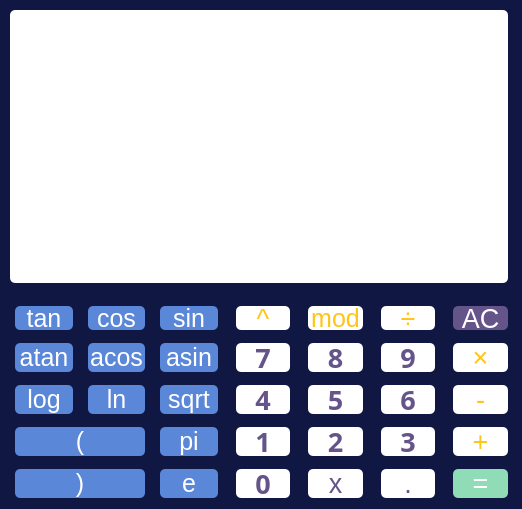
<?xml version="1.0" encoding="UTF-8"?>
<ui version="4.0">
 <class>MainWindow</class>
 <widget class="QMainWindow" name="MainWindow">
  <property name="geometry">
   <rect>
    <x>0</x>
    <y>0</y>
    <width>522</width>
    <height>509</height>
   </rect>
  </property>
  <property name="sizePolicy">
   <sizepolicy hsizetype="Maximum" vsizetype="Maximum">
    <horstretch>0</horstretch>
    <verstretch>0</verstretch>
   </sizepolicy>
  </property>
  <property name="minimumSize">
   <size>
    <width>522</width>
    <height>509</height>
   </size>
  </property>
  <property name="maximumSize">
   <size>
    <width>522</width>
    <height>509</height>
   </size>
  </property>
  <property name="windowTitle">
   <string>MainWindow</string>
  </property>
  <property name="styleSheet">
   <string notr="true">background-color:rgb(16, 23, 67);
</string>
  </property>
  <widget class="QWidget" name="centralwidget">
   <widget class="QPushButton" name="pushButton_rigth_bracket">
    <property name="geometry">
     <rect>
      <x>10</x>
      <y>466</y>
      <width>135</width>
      <height>32</height>
     </rect>
    </property>
    <property name="sizePolicy">
     <sizepolicy hsizetype="MinimumExpanding" vsizetype="Minimum">
      <horstretch>0</horstretch>
      <verstretch>0</verstretch>
     </sizepolicy>
    </property>
    <property name="font">
     <font>
      <pointsize>19</pointsize>
     </font>
    </property>
    <property name="mouseTracking">
     <bool>false</bool>
    </property>
    <property name="tabletTracking">
     <bool>false</bool>
    </property>
    <property name="focusPolicy">
     <enum>Qt::ClickFocus</enum>
    </property>
    <property name="toolTipDuration">
     <number>-1</number>
    </property>
    <property name="layoutDirection">
     <enum>Qt::LeftToRight</enum>
    </property>
    <property name="styleSheet">
     <string notr="true">QPushButton {
	color: white;
	background-color: rgb(91, 135, 216);	
	margin-top: 3px;
	margin-left: 5px;
	border-radius: 5px;
}

QPushButton:pressed {
	background-color: qlineargradient(x1:0, y1:0, x2:0, y2:1, stop: 0 #50658B, stop: 1 #5b87d8);
}</string>
    </property>
    <property name="text">
     <string>)</string>
    </property>
   </widget>
   <widget class="QPushButton" name="pushButton_mod">
    <property name="geometry">
     <rect>
      <x>300</x>
      <y>303</y>
      <width>63</width>
      <height>27</height>
     </rect>
    </property>
    <property name="sizePolicy">
     <sizepolicy hsizetype="MinimumExpanding" vsizetype="Minimum">
      <horstretch>0</horstretch>
      <verstretch>0</verstretch>
     </sizepolicy>
    </property>
    <property name="font">
     <font>
      <pointsize>19</pointsize>
     </font>
    </property>
    <property name="mouseTracking">
     <bool>false</bool>
    </property>
    <property name="tabletTracking">
     <bool>false</bool>
    </property>
    <property name="focusPolicy">
     <enum>Qt::ClickFocus</enum>
    </property>
    <property name="toolTipDuration">
     <number>-1</number>
    </property>
    <property name="layoutDirection">
     <enum>Qt::LeftToRight</enum>
    </property>
    <property name="styleSheet">
     <string notr="true">QPushButton {
	color: rgb(255, 196, 26);
	background-color: white;	
	margin-top: 3px;
	margin-left: 8px;
	border-radius: 5px;
}

QPushButton:pressed {
	background-color: qlineargradient(x1:0, y1:0, x2:0, y2:1, stop: 0 #dadbde, stop: 1 #f6f7fa);
}
</string>
    </property>
    <property name="text">
     <string>mod</string>
    </property>
   </widget>
   <widget class="QLabel" name="label">
    <property name="geometry">
     <rect>
      <x>10</x>
      <y>10</y>
      <width>498</width>
      <height>283</height>
     </rect>
    </property>
    <property name="sizePolicy">
     <sizepolicy hsizetype="Expanding" vsizetype="MinimumExpanding">
      <horstretch>0</horstretch>
      <verstretch>0</verstretch>
     </sizepolicy>
    </property>
    <property name="font">
     <font>
      <pointsize>30</pointsize>
      <bold>true</bold>
     </font>
    </property>
    <property name="layoutDirection">
     <enum>Qt::LeftToRight</enum>
    </property>
    <property name="styleSheet">
     <string notr="true">border-radius: 5px;
background-color: rgb(255, 255, 255);
margin-bottom:10px;
color: rgb(0, 0, 0);
</string>
    </property>
    <property name="text">
     <string/>
    </property>
    <property name="alignment">
     <set>Qt::AlignRight|Qt::AlignTrailing|Qt::AlignVCenter</set>
    </property>
   </widget>
   <widget class="QPushButton" name="pushButton_sin">
    <property name="geometry">
     <rect>
      <x>155</x>
      <y>303</y>
      <width>63</width>
      <height>27</height>
     </rect>
    </property>
    <property name="sizePolicy">
     <sizepolicy hsizetype="MinimumExpanding" vsizetype="Minimum">
      <horstretch>0</horstretch>
      <verstretch>0</verstretch>
     </sizepolicy>
    </property>
    <property name="font">
     <font>
      <pointsize>19</pointsize>
     </font>
    </property>
    <property name="mouseTracking">
     <bool>false</bool>
    </property>
    <property name="tabletTracking">
     <bool>false</bool>
    </property>
    <property name="focusPolicy">
     <enum>Qt::ClickFocus</enum>
    </property>
    <property name="toolTipDuration">
     <number>-1</number>
    </property>
    <property name="layoutDirection">
     <enum>Qt::LeftToRight</enum>
    </property>
    <property name="styleSheet">
     <string notr="true">QPushButton {
	color: white;
	background-color: rgb(91, 135, 216);	
	margin-top: 3px;
	margin-left: 5px;
	border-radius: 5px;
}

QPushButton:pressed {
	background-color: qlineargradient(x1:0, y1:0, x2:0, y2:1, stop: 0 #50658B, stop: 1 #5b87d8);
}</string>
    </property>
    <property name="text">
     <string>sin</string>
    </property>
   </widget>
   <widget class="QPushButton" name="pushButton_tan">
    <property name="geometry">
     <rect>
      <x>10</x>
      <y>303</y>
      <width>63</width>
      <height>27</height>
     </rect>
    </property>
    <property name="sizePolicy">
     <sizepolicy hsizetype="MinimumExpanding" vsizetype="Minimum">
      <horstretch>0</horstretch>
      <verstretch>0</verstretch>
     </sizepolicy>
    </property>
    <property name="font">
     <font>
      <pointsize>19</pointsize>
     </font>
    </property>
    <property name="mouseTracking">
     <bool>false</bool>
    </property>
    <property name="tabletTracking">
     <bool>false</bool>
    </property>
    <property name="focusPolicy">
     <enum>Qt::ClickFocus</enum>
    </property>
    <property name="toolTipDuration">
     <number>-1</number>
    </property>
    <property name="layoutDirection">
     <enum>Qt::LeftToRight</enum>
    </property>
    <property name="styleSheet">
     <string notr="true">QPushButton {
	color: white;
	background-color: rgb(91, 135, 216);	
	margin-top: 3px;
	margin-left: 5px;
	border-radius: 5px;
}

QPushButton:pressed {
	background-color: qlineargradient(x1:0, y1:0, x2:0, y2:1, stop: 0 #50658B, stop: 1 #5b87d8);
}</string>
    </property>
    <property name="text">
     <string>tan</string>
    </property>
   </widget>
   <widget class="QPushButton" name="pushButton_log">
    <property name="geometry">
     <rect>
      <x>10</x>
      <y>382</y>
      <width>63</width>
      <height>32</height>
     </rect>
    </property>
    <property name="sizePolicy">
     <sizepolicy hsizetype="MinimumExpanding" vsizetype="Minimum">
      <horstretch>0</horstretch>
      <verstretch>0</verstretch>
     </sizepolicy>
    </property>
    <property name="font">
     <font>
      <pointsize>19</pointsize>
     </font>
    </property>
    <property name="mouseTracking">
     <bool>false</bool>
    </property>
    <property name="tabletTracking">
     <bool>false</bool>
    </property>
    <property name="focusPolicy">
     <enum>Qt::ClickFocus</enum>
    </property>
    <property name="toolTipDuration">
     <number>-1</number>
    </property>
    <property name="layoutDirection">
     <enum>Qt::LeftToRight</enum>
    </property>
    <property name="styleSheet">
     <string notr="true">QPushButton {
	color: white;
	background-color: rgb(91, 135, 216);	
	margin-top: 3px;
	margin-left: 5px;
	border-radius: 5px;
}

QPushButton:pressed {
	background-color: qlineargradient(x1:0, y1:0, x2:0, y2:1, stop: 0 #50658B, stop: 1 #5b87d8);
}</string>
    </property>
    <property name="text">
     <string>log</string>
    </property>
   </widget>
   <widget class="QPushButton" name="pushButton_minus">
    <property name="geometry">
     <rect>
      <x>445</x>
      <y>382</y>
      <width>63</width>
      <height>32</height>
     </rect>
    </property>
    <property name="sizePolicy">
     <sizepolicy hsizetype="MinimumExpanding" vsizetype="Minimum">
      <horstretch>0</horstretch>
      <verstretch>0</verstretch>
     </sizepolicy>
    </property>
    <property name="font">
     <font>
      <pointsize>20</pointsize>
     </font>
    </property>
    <property name="mouseTracking">
     <bool>false</bool>
    </property>
    <property name="tabletTracking">
     <bool>false</bool>
    </property>
    <property name="focusPolicy">
     <enum>Qt::ClickFocus</enum>
    </property>
    <property name="toolTipDuration">
     <number>-1</number>
    </property>
    <property name="layoutDirection">
     <enum>Qt::LeftToRight</enum>
    </property>
    <property name="styleSheet">
     <string notr="true">QPushButton {
	color: rgb(255, 196, 26);
	background-color: white;	
	margin-top: 3px;
	margin-left: 8px;
	border-radius: 5px;
}

QPushButton:pressed {
	background-color: qlineargradient(x1:0, y1:0, x2:0, y2:1, stop: 0 #dadbde, stop: 1 #f6f7fa);
}
</string>
    </property>
    <property name="text">
     <string>-</string>
    </property>
   </widget>
   <widget class="QPushButton" name="pushButton_left_bracket">
    <property name="geometry">
     <rect>
      <x>10</x>
      <y>424</y>
      <width>135</width>
      <height>32</height>
     </rect>
    </property>
    <property name="sizePolicy">
     <sizepolicy hsizetype="MinimumExpanding" vsizetype="Minimum">
      <horstretch>0</horstretch>
      <verstretch>0</verstretch>
     </sizepolicy>
    </property>
    <property name="font">
     <font>
      <pointsize>19</pointsize>
     </font>
    </property>
    <property name="mouseTracking">
     <bool>false</bool>
    </property>
    <property name="tabletTracking">
     <bool>false</bool>
    </property>
    <property name="focusPolicy">
     <enum>Qt::ClickFocus</enum>
    </property>
    <property name="toolTipDuration">
     <number>-1</number>
    </property>
    <property name="layoutDirection">
     <enum>Qt::LeftToRight</enum>
    </property>
    <property name="styleSheet">
     <string notr="true">QPushButton {
	color: white;
	background-color: rgb(91, 135, 216);	
	margin-top: 3px;
	margin-left: 5px;
	border-radius: 5px;
}

QPushButton:pressed {
	background-color: qlineargradient(x1:0, y1:0, x2:0, y2:1, stop: 0 #50658B, stop: 1 #5b87d8);
}</string>
    </property>
    <property name="text">
     <string>(</string>
    </property>
   </widget>
   <widget class="QPushButton" name="pushButton_cos">
    <property name="geometry">
     <rect>
      <x>83</x>
      <y>303</y>
      <width>62</width>
      <height>27</height>
     </rect>
    </property>
    <property name="sizePolicy">
     <sizepolicy hsizetype="MinimumExpanding" vsizetype="Minimum">
      <horstretch>0</horstretch>
      <verstretch>0</verstretch>
     </sizepolicy>
    </property>
    <property name="font">
     <font>
      <pointsize>19</pointsize>
     </font>
    </property>
    <property name="mouseTracking">
     <bool>false</bool>
    </property>
    <property name="tabletTracking">
     <bool>false</bool>
    </property>
    <property name="focusPolicy">
     <enum>Qt::ClickFocus</enum>
    </property>
    <property name="toolTipDuration">
     <number>-1</number>
    </property>
    <property name="layoutDirection">
     <enum>Qt::LeftToRight</enum>
    </property>
    <property name="styleSheet">
     <string notr="true">QPushButton {
	color: white;
	background-color: rgb(91, 135, 216);	
	margin-top: 3px;
	margin-left: 5px;
	border-radius: 5px;
}

QPushButton:pressed {
	background-color: qlineargradient(x1:0, y1:0, x2:0, y2:1, stop: 0 #50658B, stop: 1 #5b87d8);
}</string>
    </property>
    <property name="text">
     <string>cos</string>
    </property>
   </widget>
   <widget class="QPushButton" name="pushButton_div">
    <property name="geometry">
     <rect>
      <x>373</x>
      <y>303</y>
      <width>62</width>
      <height>27</height>
     </rect>
    </property>
    <property name="sizePolicy">
     <sizepolicy hsizetype="MinimumExpanding" vsizetype="Minimum">
      <horstretch>0</horstretch>
      <verstretch>0</verstretch>
     </sizepolicy>
    </property>
    <property name="font">
     <font>
      <pointsize>20</pointsize>
     </font>
    </property>
    <property name="mouseTracking">
     <bool>false</bool>
    </property>
    <property name="tabletTracking">
     <bool>false</bool>
    </property>
    <property name="focusPolicy">
     <enum>Qt::ClickFocus</enum>
    </property>
    <property name="toolTipDuration">
     <number>-1</number>
    </property>
    <property name="layoutDirection">
     <enum>Qt::LeftToRight</enum>
    </property>
    <property name="styleSheet">
     <string notr="true">QPushButton {
	color: rgb(255, 196, 26);
	background-color: white;	
	margin-top: 3px;
	margin-left: 8px;
	border-radius: 5px;
}

QPushButton:pressed {
	background-color: qlineargradient(x1:0, y1:0, x2:0, y2:1, stop: 0 #dadbde, stop: 1 #f6f7fa);
}
</string>
    </property>
    <property name="text">
     <string>÷</string>
    </property>
   </widget>
   <widget class="QPushButton" name="pushButton_acos">
    <property name="geometry">
     <rect>
      <x>83</x>
      <y>340</y>
      <width>62</width>
      <height>32</height>
     </rect>
    </property>
    <property name="sizePolicy">
     <sizepolicy hsizetype="MinimumExpanding" vsizetype="Minimum">
      <horstretch>0</horstretch>
      <verstretch>0</verstretch>
     </sizepolicy>
    </property>
    <property name="font">
     <font>
      <pointsize>19</pointsize>
     </font>
    </property>
    <property name="mouseTracking">
     <bool>false</bool>
    </property>
    <property name="tabletTracking">
     <bool>false</bool>
    </property>
    <property name="focusPolicy">
     <enum>Qt::ClickFocus</enum>
    </property>
    <property name="toolTipDuration">
     <number>-1</number>
    </property>
    <property name="layoutDirection">
     <enum>Qt::LeftToRight</enum>
    </property>
    <property name="styleSheet">
     <string notr="true">QPushButton {
	color: white;
	background-color: rgb(91, 135, 216);	
	margin-top: 3px;
	margin-left: 5px;
	border-radius: 5px;
}

QPushButton:pressed {
	background-color: qlineargradient(x1:0, y1:0, x2:0, y2:1, stop: 0 #50658B, stop: 1 #5b87d8);
}</string>
    </property>
    <property name="text">
     <string>acos</string>
    </property>
   </widget>
   <widget class="QPushButton" name="pushButton_dot">
    <property name="geometry">
     <rect>
      <x>373</x>
      <y>466</y>
      <width>62</width>
      <height>32</height>
     </rect>
    </property>
    <property name="sizePolicy">
     <sizepolicy hsizetype="MinimumExpanding" vsizetype="Minimum">
      <horstretch>0</horstretch>
      <verstretch>0</verstretch>
     </sizepolicy>
    </property>
    <property name="font">
     <font>
      <pointsize>20</pointsize>
     </font>
    </property>
    <property name="mouseTracking">
     <bool>false</bool>
    </property>
    <property name="tabletTracking">
     <bool>false</bool>
    </property>
    <property name="focusPolicy">
     <enum>Qt::ClickFocus</enum>
    </property>
    <property name="toolTipDuration">
     <number>-1</number>
    </property>
    <property name="layoutDirection">
     <enum>Qt::LeftToRight</enum>
    </property>
    <property name="styleSheet">
     <string notr="true">QPushButton {
	color: rgb(100, 84, 138);
	background-color: white;		
	margin-top: 3px;
	margin-left: 8px;
	border-radius: 5px;
}

QPushButton:pressed {
	background-color: qlineargradient(x1:0, y1:0, x2:0, y2:1, stop: 0 #dadbde, stop: 1 #f6f7fa);
}
</string>
    </property>
    <property name="text">
     <string>.</string>
    </property>
   </widget>
   <widget class="QPushButton" name="pushButton_x">
    <property name="geometry">
     <rect>
      <x>300</x>
      <y>466</y>
      <width>63</width>
      <height>32</height>
     </rect>
    </property>
    <property name="sizePolicy">
     <sizepolicy hsizetype="MinimumExpanding" vsizetype="Minimum">
      <horstretch>0</horstretch>
      <verstretch>0</verstretch>
     </sizepolicy>
    </property>
    <property name="font">
     <font>
      <pointsize>20</pointsize>
     </font>
    </property>
    <property name="mouseTracking">
     <bool>false</bool>
    </property>
    <property name="tabletTracking">
     <bool>false</bool>
    </property>
    <property name="focusPolicy">
     <enum>Qt::ClickFocus</enum>
    </property>
    <property name="toolTipDuration">
     <number>-1</number>
    </property>
    <property name="layoutDirection">
     <enum>Qt::LeftToRight</enum>
    </property>
    <property name="styleSheet">
     <string notr="true">QPushButton {
	color: rgb(100, 84, 138);
	background-color: white;		
	margin-top: 3px;
	margin-left: 8px;
	border-radius: 5px;
}

QPushButton:pressed {
	background-color: qlineargradient(x1:0, y1:0, x2:0, y2:1, stop: 0 #dadbde, stop: 1 #f6f7fa);
}
</string>
    </property>
    <property name="text">
     <string>x</string>
    </property>
   </widget>
   <widget class="QPushButton" name="pushButton_2">
    <property name="geometry">
     <rect>
      <x>300</x>
      <y>424</y>
      <width>63</width>
      <height>32</height>
     </rect>
    </property>
    <property name="sizePolicy">
     <sizepolicy hsizetype="MinimumExpanding" vsizetype="Minimum">
      <horstretch>0</horstretch>
      <verstretch>0</verstretch>
     </sizepolicy>
    </property>
    <property name="font">
     <font>
      <family>.Noto Sans Universal</family>
      <pointsize>20</pointsize>
      <italic>false</italic>
      <bold>true</bold>
      <underline>false</underline>
      <strikeout>false</strikeout>
     </font>
    </property>
    <property name="mouseTracking">
     <bool>false</bool>
    </property>
    <property name="tabletTracking">
     <bool>false</bool>
    </property>
    <property name="focusPolicy">
     <enum>Qt::ClickFocus</enum>
    </property>
    <property name="toolTipDuration">
     <number>-1</number>
    </property>
    <property name="layoutDirection">
     <enum>Qt::LeftToRight</enum>
    </property>
    <property name="styleSheet">
     <string notr="true">QPushButton {
	color: rgb(100, 84, 138);
	background-color: white;		
	margin-top: 3px;
	margin-left: 8px;
	border-radius: 5px;
}

QPushButton:pressed {
	background-color: qlineargradient(x1:0, y1:0, x2:0, y2:1, stop: 0 #dadbde, stop: 1 #f6f7fa);
}
</string>
    </property>
    <property name="text">
     <string>2</string>
    </property>
   </widget>
   <widget class="QPushButton" name="pushButton_1">
    <property name="geometry">
     <rect>
      <x>228</x>
      <y>424</y>
      <width>62</width>
      <height>32</height>
     </rect>
    </property>
    <property name="sizePolicy">
     <sizepolicy hsizetype="MinimumExpanding" vsizetype="Minimum">
      <horstretch>0</horstretch>
      <verstretch>0</verstretch>
     </sizepolicy>
    </property>
    <property name="font">
     <font>
      <family>.Noto Sans Universal</family>
      <pointsize>20</pointsize>
      <italic>false</italic>
      <bold>true</bold>
      <underline>false</underline>
      <strikeout>false</strikeout>
     </font>
    </property>
    <property name="mouseTracking">
     <bool>false</bool>
    </property>
    <property name="tabletTracking">
     <bool>false</bool>
    </property>
    <property name="focusPolicy">
     <enum>Qt::ClickFocus</enum>
    </property>
    <property name="toolTipDuration">
     <number>-1</number>
    </property>
    <property name="layoutDirection">
     <enum>Qt::LeftToRight</enum>
    </property>
    <property name="styleSheet">
     <string notr="true">QPushButton {
	color: rgb(100, 84, 138);
	background-color: white;		
	margin-top: 3px;
	margin-left: 8px;
	border-radius: 5px;
}

QPushButton:pressed {
	background-color: qlineargradient(x1:0, y1:0, x2:0, y2:1, stop: 0 #dadbde, stop: 1 #f6f7fa);
}
</string>
    </property>
    <property name="text">
     <string>1</string>
    </property>
   </widget>
   <widget class="QPushButton" name="pushButton_7">
    <property name="geometry">
     <rect>
      <x>228</x>
      <y>340</y>
      <width>62</width>
      <height>32</height>
     </rect>
    </property>
    <property name="sizePolicy">
     <sizepolicy hsizetype="MinimumExpanding" vsizetype="Minimum">
      <horstretch>0</horstretch>
      <verstretch>0</verstretch>
     </sizepolicy>
    </property>
    <property name="font">
     <font>
      <family>.Noto Sans Universal</family>
      <pointsize>20</pointsize>
      <italic>false</italic>
      <bold>true</bold>
      <underline>false</underline>
      <strikeout>false</strikeout>
     </font>
    </property>
    <property name="mouseTracking">
     <bool>false</bool>
    </property>
    <property name="tabletTracking">
     <bool>false</bool>
    </property>
    <property name="focusPolicy">
     <enum>Qt::ClickFocus</enum>
    </property>
    <property name="toolTipDuration">
     <number>-1</number>
    </property>
    <property name="layoutDirection">
     <enum>Qt::LeftToRight</enum>
    </property>
    <property name="styleSheet">
     <string notr="true">QPushButton {
	color: rgb(100, 84, 138);
	background-color: white;		
	margin-top: 3px;
	margin-left: 8px;
	border-radius: 5px;
}

QPushButton:pressed {
	background-color: qlineargradient(x1:0, y1:0, x2:0, y2:1, stop: 0 #dadbde, stop: 1 #f6f7fa);
}
</string>
    </property>
    <property name="text">
     <string>7</string>
    </property>
   </widget>
   <widget class="QPushButton" name="pushButton_e">
    <property name="geometry">
     <rect>
      <x>155</x>
      <y>466</y>
      <width>63</width>
      <height>32</height>
     </rect>
    </property>
    <property name="sizePolicy">
     <sizepolicy hsizetype="MinimumExpanding" vsizetype="Minimum">
      <horstretch>0</horstretch>
      <verstretch>0</verstretch>
     </sizepolicy>
    </property>
    <property name="font">
     <font>
      <pointsize>19</pointsize>
     </font>
    </property>
    <property name="mouseTracking">
     <bool>false</bool>
    </property>
    <property name="tabletTracking">
     <bool>false</bool>
    </property>
    <property name="focusPolicy">
     <enum>Qt::ClickFocus</enum>
    </property>
    <property name="toolTipDuration">
     <number>-1</number>
    </property>
    <property name="layoutDirection">
     <enum>Qt::LeftToRight</enum>
    </property>
    <property name="styleSheet">
     <string notr="true">QPushButton {
	color: white;
	background-color: rgb(91, 135, 216);	
	margin-top: 3px;
	margin-left: 5px;
	border-radius: 5px;
}

QPushButton:pressed {
	background-color: qlineargradient(x1:0, y1:0, x2:0, y2:1, stop: 0 #50658B, stop: 1 #5b87d8);
}</string>
    </property>
    <property name="text">
     <string>e</string>
    </property>
   </widget>
   <widget class="QPushButton" name="pushButton_ln">
    <property name="geometry">
     <rect>
      <x>83</x>
      <y>382</y>
      <width>62</width>
      <height>32</height>
     </rect>
    </property>
    <property name="sizePolicy">
     <sizepolicy hsizetype="MinimumExpanding" vsizetype="Minimum">
      <horstretch>0</horstretch>
      <verstretch>0</verstretch>
     </sizepolicy>
    </property>
    <property name="font">
     <font>
      <pointsize>19</pointsize>
     </font>
    </property>
    <property name="mouseTracking">
     <bool>false</bool>
    </property>
    <property name="tabletTracking">
     <bool>false</bool>
    </property>
    <property name="focusPolicy">
     <enum>Qt::ClickFocus</enum>
    </property>
    <property name="toolTipDuration">
     <number>-1</number>
    </property>
    <property name="layoutDirection">
     <enum>Qt::LeftToRight</enum>
    </property>
    <property name="styleSheet">
     <string notr="true">QPushButton {
	color: white;
	background-color: rgb(91, 135, 216);	
	margin-top: 3px;
	margin-left: 5px;
	border-radius: 5px;
}

QPushButton:pressed {
	background-color: qlineargradient(x1:0, y1:0, x2:0, y2:1, stop: 0 #50658B, stop: 1 #5b87d8);
}</string>
    </property>
    <property name="text">
     <string>ln</string>
    </property>
   </widget>
   <widget class="QPushButton" name="pushButton_sqrt">
    <property name="geometry">
     <rect>
      <x>155</x>
      <y>382</y>
      <width>63</width>
      <height>32</height>
     </rect>
    </property>
    <property name="sizePolicy">
     <sizepolicy hsizetype="MinimumExpanding" vsizetype="Minimum">
      <horstretch>0</horstretch>
      <verstretch>0</verstretch>
     </sizepolicy>
    </property>
    <property name="font">
     <font>
      <pointsize>19</pointsize>
     </font>
    </property>
    <property name="mouseTracking">
     <bool>false</bool>
    </property>
    <property name="tabletTracking">
     <bool>false</bool>
    </property>
    <property name="focusPolicy">
     <enum>Qt::ClickFocus</enum>
    </property>
    <property name="toolTipDuration">
     <number>-1</number>
    </property>
    <property name="layoutDirection">
     <enum>Qt::LeftToRight</enum>
    </property>
    <property name="styleSheet">
     <string notr="true">QPushButton {
	color: white;
	background-color: rgb(91, 135, 216);	
	margin-top: 3px;
	margin-left: 5px;
	border-radius: 5px;
}

QPushButton:pressed {
	background-color: qlineargradient(x1:0, y1:0, x2:0, y2:1, stop: 0 #50658B, stop: 1 #5b87d8);
}</string>
    </property>
    <property name="text">
     <string>sqrt</string>
    </property>
   </widget>
   <widget class="QPushButton" name="pushButton_asin">
    <property name="geometry">
     <rect>
      <x>155</x>
      <y>340</y>
      <width>63</width>
      <height>32</height>
     </rect>
    </property>
    <property name="sizePolicy">
     <sizepolicy hsizetype="MinimumExpanding" vsizetype="Minimum">
      <horstretch>0</horstretch>
      <verstretch>0</verstretch>
     </sizepolicy>
    </property>
    <property name="font">
     <font>
      <pointsize>19</pointsize>
     </font>
    </property>
    <property name="mouseTracking">
     <bool>false</bool>
    </property>
    <property name="tabletTracking">
     <bool>false</bool>
    </property>
    <property name="focusPolicy">
     <enum>Qt::ClickFocus</enum>
    </property>
    <property name="toolTipDuration">
     <number>-1</number>
    </property>
    <property name="layoutDirection">
     <enum>Qt::LeftToRight</enum>
    </property>
    <property name="styleSheet">
     <string notr="true">QPushButton {
	color: white;
	background-color: rgb(91, 135, 216);	
	margin-top: 3px;
	margin-left: 5px;
	border-radius: 5px;
}

QPushButton:pressed {
	background-color: qlineargradient(x1:0, y1:0, x2:0, y2:1, stop: 0 #50658B, stop: 1 #5b87d8);
}</string>
    </property>
    <property name="text">
     <string>asin</string>
    </property>
   </widget>
   <widget class="QPushButton" name="pushButton_mult">
    <property name="geometry">
     <rect>
      <x>445</x>
      <y>340</y>
      <width>63</width>
      <height>32</height>
     </rect>
    </property>
    <property name="sizePolicy">
     <sizepolicy hsizetype="MinimumExpanding" vsizetype="Minimum">
      <horstretch>0</horstretch>
      <verstretch>0</verstretch>
     </sizepolicy>
    </property>
    <property name="font">
     <font>
      <pointsize>20</pointsize>
     </font>
    </property>
    <property name="mouseTracking">
     <bool>false</bool>
    </property>
    <property name="tabletTracking">
     <bool>false</bool>
    </property>
    <property name="focusPolicy">
     <enum>Qt::ClickFocus</enum>
    </property>
    <property name="toolTipDuration">
     <number>-1</number>
    </property>
    <property name="layoutDirection">
     <enum>Qt::LeftToRight</enum>
    </property>
    <property name="styleSheet">
     <string notr="true">QPushButton {
	color: rgb(255, 196, 26);
	background-color: white;	
	margin-top: 3px;
	margin-left: 8px;
	border-radius: 5px;
}

QPushButton:pressed {
	background-color: qlineargradient(x1:0, y1:0, x2:0, y2:1, stop: 0 #dadbde, stop: 1 #f6f7fa);
}
</string>
    </property>
    <property name="text">
     <string>×</string>
    </property>
   </widget>
   <widget class="QPushButton" name="pushButton_pow">
    <property name="geometry">
     <rect>
      <x>228</x>
      <y>303</y>
      <width>62</width>
      <height>27</height>
     </rect>
    </property>
    <property name="sizePolicy">
     <sizepolicy hsizetype="MinimumExpanding" vsizetype="Minimum">
      <horstretch>0</horstretch>
      <verstretch>0</verstretch>
     </sizepolicy>
    </property>
    <property name="font">
     <font>
      <pointsize>20</pointsize>
     </font>
    </property>
    <property name="mouseTracking">
     <bool>false</bool>
    </property>
    <property name="tabletTracking">
     <bool>false</bool>
    </property>
    <property name="focusPolicy">
     <enum>Qt::ClickFocus</enum>
    </property>
    <property name="toolTipDuration">
     <number>-1</number>
    </property>
    <property name="layoutDirection">
     <enum>Qt::LeftToRight</enum>
    </property>
    <property name="styleSheet">
     <string notr="true">QPushButton {
	color: rgb(255, 196, 26);
	background-color: white;	
	margin-top: 3px;
	margin-left: 8px;
	border-radius: 5px;
}

QPushButton:pressed {
	background-color: qlineargradient(x1:0, y1:0, x2:0, y2:1, stop: 0 #dadbde, stop: 1 #f6f7fa);
}
</string>
    </property>
    <property name="text">
     <string>^</string>
    </property>
   </widget>
   <widget class="QPushButton" name="pushButton_0">
    <property name="geometry">
     <rect>
      <x>228</x>
      <y>466</y>
      <width>62</width>
      <height>32</height>
     </rect>
    </property>
    <property name="sizePolicy">
     <sizepolicy hsizetype="MinimumExpanding" vsizetype="Minimum">
      <horstretch>0</horstretch>
      <verstretch>0</verstretch>
     </sizepolicy>
    </property>
    <property name="font">
     <font>
      <family>.Noto Sans Universal</family>
      <pointsize>20</pointsize>
      <italic>false</italic>
      <bold>true</bold>
      <underline>false</underline>
      <strikeout>false</strikeout>
     </font>
    </property>
    <property name="mouseTracking">
     <bool>false</bool>
    </property>
    <property name="tabletTracking">
     <bool>false</bool>
    </property>
    <property name="focusPolicy">
     <enum>Qt::ClickFocus</enum>
    </property>
    <property name="toolTipDuration">
     <number>-1</number>
    </property>
    <property name="layoutDirection">
     <enum>Qt::LeftToRight</enum>
    </property>
    <property name="styleSheet">
     <string notr="true">QPushButton {
	color: rgb(100, 84, 138);
	background-color: white;		
	margin-top: 3px;
	margin-left: 8px;
	border-radius: 5px;
}

QPushButton:pressed {
	background-color: qlineargradient(x1:0, y1:0, x2:0, y2:1, stop: 0 #dadbde, stop: 1 #f6f7fa);
}
</string>
    </property>
    <property name="inputMethodHints">
     <set>Qt::ImhNone</set>
    </property>
    <property name="text">
     <string>0</string>
    </property>
    <property name="autoDefault">
     <bool>false</bool>
    </property>
    <property name="default">
     <bool>false</bool>
    </property>
    <property name="flat">
     <bool>false</bool>
    </property>
   </widget>
   <widget class="QPushButton" name="pushButton_3">
    <property name="geometry">
     <rect>
      <x>373</x>
      <y>424</y>
      <width>62</width>
      <height>32</height>
     </rect>
    </property>
    <property name="sizePolicy">
     <sizepolicy hsizetype="MinimumExpanding" vsizetype="Minimum">
      <horstretch>0</horstretch>
      <verstretch>0</verstretch>
     </sizepolicy>
    </property>
    <property name="font">
     <font>
      <family>.Noto Sans Universal</family>
      <pointsize>20</pointsize>
      <italic>false</italic>
      <bold>true</bold>
      <underline>false</underline>
      <strikeout>false</strikeout>
     </font>
    </property>
    <property name="mouseTracking">
     <bool>false</bool>
    </property>
    <property name="tabletTracking">
     <bool>false</bool>
    </property>
    <property name="focusPolicy">
     <enum>Qt::ClickFocus</enum>
    </property>
    <property name="toolTipDuration">
     <number>-1</number>
    </property>
    <property name="layoutDirection">
     <enum>Qt::LeftToRight</enum>
    </property>
    <property name="styleSheet">
     <string notr="true">QPushButton {
	color: rgb(100, 84, 138);
	background-color: white;		
	margin-top: 3px;
	margin-left: 8px;
	border-radius: 5px;
}

QPushButton:pressed {
	background-color: qlineargradient(x1:0, y1:0, x2:0, y2:1, stop: 0 #dadbde, stop: 1 #f6f7fa);
}
</string>
    </property>
    <property name="text">
     <string>3</string>
    </property>
   </widget>
   <widget class="QPushButton" name="pushButton_6">
    <property name="geometry">
     <rect>
      <x>373</x>
      <y>382</y>
      <width>62</width>
      <height>32</height>
     </rect>
    </property>
    <property name="sizePolicy">
     <sizepolicy hsizetype="MinimumExpanding" vsizetype="Minimum">
      <horstretch>0</horstretch>
      <verstretch>0</verstretch>
     </sizepolicy>
    </property>
    <property name="font">
     <font>
      <family>.Noto Sans Universal</family>
      <pointsize>20</pointsize>
      <italic>false</italic>
      <bold>true</bold>
      <underline>false</underline>
      <strikeout>false</strikeout>
     </font>
    </property>
    <property name="mouseTracking">
     <bool>false</bool>
    </property>
    <property name="tabletTracking">
     <bool>false</bool>
    </property>
    <property name="focusPolicy">
     <enum>Qt::ClickFocus</enum>
    </property>
    <property name="toolTipDuration">
     <number>-1</number>
    </property>
    <property name="layoutDirection">
     <enum>Qt::LeftToRight</enum>
    </property>
    <property name="styleSheet">
     <string notr="true">QPushButton {
	color: rgb(100, 84, 138);
	background-color: white;		
	margin-top: 3px;
	margin-left: 8px;
	border-radius: 5px;
}

QPushButton:pressed {
	background-color: qlineargradient(x1:0, y1:0, x2:0, y2:1, stop: 0 #dadbde, stop: 1 #f6f7fa);
}
</string>
    </property>
    <property name="text">
     <string>6</string>
    </property>
   </widget>
   <widget class="QPushButton" name="pushButton_res">
    <property name="geometry">
     <rect>
      <x>445</x>
      <y>466</y>
      <width>63</width>
      <height>32</height>
     </rect>
    </property>
    <property name="sizePolicy">
     <sizepolicy hsizetype="MinimumExpanding" vsizetype="Minimum">
      <horstretch>0</horstretch>
      <verstretch>0</verstretch>
     </sizepolicy>
    </property>
    <property name="font">
     <font>
      <pointsize>20</pointsize>
     </font>
    </property>
    <property name="mouseTracking">
     <bool>false</bool>
    </property>
    <property name="tabletTracking">
     <bool>false</bool>
    </property>
    <property name="focusPolicy">
     <enum>Qt::ClickFocus</enum>
    </property>
    <property name="toolTipDuration">
     <number>-1</number>
    </property>
    <property name="layoutDirection">
     <enum>Qt::LeftToRight</enum>
    </property>
    <property name="styleSheet">
     <string notr="true">QPushButton {
	color: white;
	background-color: rgb(144, 220, 182);	
	margin-top: 3px;
	margin-left: 8px;
	border-radius: 5px;
}

QPushButton:pressed {
	background-color: qlineargradient(x1:0, y1:0, x2:0, y2:1, stop: 0 #72A18F, stop: 1 rgb(144, 220, 182));
}</string>
    </property>
    <property name="text">
     <string>=</string>
    </property>
   </widget>
   <widget class="QPushButton" name="pushButton_9">
    <property name="geometry">
     <rect>
      <x>373</x>
      <y>340</y>
      <width>62</width>
      <height>32</height>
     </rect>
    </property>
    <property name="sizePolicy">
     <sizepolicy hsizetype="MinimumExpanding" vsizetype="Minimum">
      <horstretch>0</horstretch>
      <verstretch>0</verstretch>
     </sizepolicy>
    </property>
    <property name="font">
     <font>
      <family>.Noto Sans Universal</family>
      <pointsize>20</pointsize>
      <italic>false</italic>
      <bold>true</bold>
      <underline>false</underline>
      <strikeout>false</strikeout>
     </font>
    </property>
    <property name="mouseTracking">
     <bool>false</bool>
    </property>
    <property name="tabletTracking">
     <bool>false</bool>
    </property>
    <property name="focusPolicy">
     <enum>Qt::ClickFocus</enum>
    </property>
    <property name="toolTipDuration">
     <number>-1</number>
    </property>
    <property name="layoutDirection">
     <enum>Qt::LeftToRight</enum>
    </property>
    <property name="styleSheet">
     <string notr="true">QPushButton {
	color: rgb(100, 84, 138);
	background-color: white;		
	margin-top: 3px;
	margin-left: 8px;
	border-radius: 5px;
}

QPushButton:pressed {
	background-color: qlineargradient(x1:0, y1:0, x2:0, y2:1, stop: 0 #dadbde, stop: 1 #f6f7fa);
}
</string>
    </property>
    <property name="text">
     <string>9</string>
    </property>
   </widget>
   <widget class="QPushButton" name="pushButton_4">
    <property name="geometry">
     <rect>
      <x>228</x>
      <y>382</y>
      <width>62</width>
      <height>32</height>
     </rect>
    </property>
    <property name="sizePolicy">
     <sizepolicy hsizetype="MinimumExpanding" vsizetype="Minimum">
      <horstretch>0</horstretch>
      <verstretch>0</verstretch>
     </sizepolicy>
    </property>
    <property name="font">
     <font>
      <family>.Noto Sans Universal</family>
      <pointsize>20</pointsize>
      <italic>false</italic>
      <bold>true</bold>
      <underline>false</underline>
      <strikeout>false</strikeout>
     </font>
    </property>
    <property name="mouseTracking">
     <bool>false</bool>
    </property>
    <property name="tabletTracking">
     <bool>false</bool>
    </property>
    <property name="focusPolicy">
     <enum>Qt::ClickFocus</enum>
    </property>
    <property name="toolTipDuration">
     <number>-1</number>
    </property>
    <property name="layoutDirection">
     <enum>Qt::LeftToRight</enum>
    </property>
    <property name="styleSheet">
     <string notr="true">QPushButton {
	color: rgb(100, 84, 138);
	background-color: white;		
	margin-top: 3px;
	margin-left: 8px;
	border-radius: 5px;
}

QPushButton:pressed {
	background-color: qlineargradient(x1:0, y1:0, x2:0, y2:1, stop: 0 #dadbde, stop: 1 #f6f7fa);
}
</string>
    </property>
    <property name="text">
     <string>4</string>
    </property>
   </widget>
   <widget class="QPushButton" name="pushButton_pi">
    <property name="geometry">
     <rect>
      <x>155</x>
      <y>424</y>
      <width>63</width>
      <height>32</height>
     </rect>
    </property>
    <property name="sizePolicy">
     <sizepolicy hsizetype="MinimumExpanding" vsizetype="Minimum">
      <horstretch>0</horstretch>
      <verstretch>0</verstretch>
     </sizepolicy>
    </property>
    <property name="font">
     <font>
      <pointsize>19</pointsize>
     </font>
    </property>
    <property name="mouseTracking">
     <bool>false</bool>
    </property>
    <property name="tabletTracking">
     <bool>false</bool>
    </property>
    <property name="focusPolicy">
     <enum>Qt::ClickFocus</enum>
    </property>
    <property name="toolTipDuration">
     <number>-1</number>
    </property>
    <property name="layoutDirection">
     <enum>Qt::LeftToRight</enum>
    </property>
    <property name="styleSheet">
     <string notr="true">QPushButton {
	color: white;
	background-color: rgb(91, 135, 216);	
	margin-top: 3px;
	margin-left: 5px;
	border-radius: 5px;
}

QPushButton:pressed {
	background-color: qlineargradient(x1:0, y1:0, x2:0, y2:1, stop: 0 #50658B, stop: 1 #5b87d8);
}</string>
    </property>
    <property name="text">
     <string>pi</string>
    </property>
   </widget>
   <widget class="QPushButton" name="pushButton_5">
    <property name="geometry">
     <rect>
      <x>300</x>
      <y>382</y>
      <width>63</width>
      <height>32</height>
     </rect>
    </property>
    <property name="sizePolicy">
     <sizepolicy hsizetype="MinimumExpanding" vsizetype="Minimum">
      <horstretch>0</horstretch>
      <verstretch>0</verstretch>
     </sizepolicy>
    </property>
    <property name="font">
     <font>
      <family>.Noto Sans Universal</family>
      <pointsize>20</pointsize>
      <italic>false</italic>
      <bold>true</bold>
      <underline>false</underline>
      <strikeout>false</strikeout>
     </font>
    </property>
    <property name="mouseTracking">
     <bool>false</bool>
    </property>
    <property name="tabletTracking">
     <bool>false</bool>
    </property>
    <property name="focusPolicy">
     <enum>Qt::ClickFocus</enum>
    </property>
    <property name="toolTipDuration">
     <number>-1</number>
    </property>
    <property name="layoutDirection">
     <enum>Qt::LeftToRight</enum>
    </property>
    <property name="styleSheet">
     <string notr="true">QPushButton {
	color: rgb(100, 84, 138);
	background-color: white;		
	margin-top: 3px;
	margin-left: 8px;
	border-radius: 5px;
}

QPushButton:pressed {
	background-color: qlineargradient(x1:0, y1:0, x2:0, y2:1, stop: 0 #dadbde, stop: 1 #f6f7fa);
}
</string>
    </property>
    <property name="text">
     <string>5</string>
    </property>
   </widget>
   <widget class="QPushButton" name="pushButton_8">
    <property name="geometry">
     <rect>
      <x>300</x>
      <y>340</y>
      <width>63</width>
      <height>32</height>
     </rect>
    </property>
    <property name="sizePolicy">
     <sizepolicy hsizetype="MinimumExpanding" vsizetype="Minimum">
      <horstretch>0</horstretch>
      <verstretch>0</verstretch>
     </sizepolicy>
    </property>
    <property name="font">
     <font>
      <family>.Noto Sans Universal</family>
      <pointsize>20</pointsize>
      <italic>false</italic>
      <bold>true</bold>
      <underline>false</underline>
      <strikeout>false</strikeout>
     </font>
    </property>
    <property name="mouseTracking">
     <bool>false</bool>
    </property>
    <property name="tabletTracking">
     <bool>false</bool>
    </property>
    <property name="focusPolicy">
     <enum>Qt::ClickFocus</enum>
    </property>
    <property name="toolTipDuration">
     <number>-1</number>
    </property>
    <property name="layoutDirection">
     <enum>Qt::LeftToRight</enum>
    </property>
    <property name="styleSheet">
     <string notr="true">QPushButton {
	color: rgb(100, 84, 138);
	background-color: white;		
	margin-top: 3px;
	margin-left: 8px;
	border-radius: 5px;
}

QPushButton:pressed {
	background-color: qlineargradient(x1:0, y1:0, x2:0, y2:1, stop: 0 #dadbde, stop: 1 #f6f7fa);
}
</string>
    </property>
    <property name="text">
     <string>8</string>
    </property>
   </widget>
   <widget class="QPushButton" name="pushButton_del">
    <property name="geometry">
     <rect>
      <x>445</x>
      <y>303</y>
      <width>63</width>
      <height>27</height>
     </rect>
    </property>
    <property name="sizePolicy">
     <sizepolicy hsizetype="MinimumExpanding" vsizetype="Minimum">
      <horstretch>0</horstretch>
      <verstretch>0</verstretch>
     </sizepolicy>
    </property>
    <property name="font">
     <font>
      <pointsize>20</pointsize>
     </font>
    </property>
    <property name="mouseTracking">
     <bool>false</bool>
    </property>
    <property name="tabletTracking">
     <bool>false</bool>
    </property>
    <property name="focusPolicy">
     <enum>Qt::ClickFocus</enum>
    </property>
    <property name="toolTipDuration">
     <number>-1</number>
    </property>
    <property name="layoutDirection">
     <enum>Qt::LeftToRight</enum>
    </property>
    <property name="styleSheet">
     <string notr="true">QPushButton {
	color: white;
	background-color: rgb(100, 84, 138);	
	margin-top: 3px;
	margin-left: 8px;
	border-radius: 5px;
}

QPushButton:pressed {
	background-color: qlineargradient(x1:0, y1:0, x2:0, y2:1, stop: 0 #56556D, stop: 1 rgb(100, 84, 138));
}</string>
    </property>
    <property name="text">
     <string>AC</string>
    </property>
   </widget>
   <widget class="QPushButton" name="pushButton_atan">
    <property name="geometry">
     <rect>
      <x>10</x>
      <y>340</y>
      <width>63</width>
      <height>32</height>
     </rect>
    </property>
    <property name="sizePolicy">
     <sizepolicy hsizetype="MinimumExpanding" vsizetype="Minimum">
      <horstretch>0</horstretch>
      <verstretch>0</verstretch>
     </sizepolicy>
    </property>
    <property name="font">
     <font>
      <pointsize>19</pointsize>
     </font>
    </property>
    <property name="mouseTracking">
     <bool>false</bool>
    </property>
    <property name="tabletTracking">
     <bool>false</bool>
    </property>
    <property name="focusPolicy">
     <enum>Qt::ClickFocus</enum>
    </property>
    <property name="toolTipDuration">
     <number>-1</number>
    </property>
    <property name="layoutDirection">
     <enum>Qt::LeftToRight</enum>
    </property>
    <property name="styleSheet">
     <string notr="true">QPushButton {
	color: white;
	background-color: rgb(91, 135, 216);	
	margin-top: 3px;
	margin-left: 5px;
	border-radius: 5px;
}

QPushButton:pressed {
	background-color: qlineargradient(x1:0, y1:0, x2:0, y2:1, stop: 0 #50658B, stop: 1 #5b87d8);
}</string>
    </property>
    <property name="text">
     <string>atan</string>
    </property>
   </widget>
   <widget class="QPushButton" name="pushButton_plus">
    <property name="geometry">
     <rect>
      <x>445</x>
      <y>424</y>
      <width>63</width>
      <height>32</height>
     </rect>
    </property>
    <property name="sizePolicy">
     <sizepolicy hsizetype="MinimumExpanding" vsizetype="Minimum">
      <horstretch>0</horstretch>
      <verstretch>0</verstretch>
     </sizepolicy>
    </property>
    <property name="font">
     <font>
      <pointsize>20</pointsize>
     </font>
    </property>
    <property name="mouseTracking">
     <bool>false</bool>
    </property>
    <property name="tabletTracking">
     <bool>false</bool>
    </property>
    <property name="focusPolicy">
     <enum>Qt::ClickFocus</enum>
    </property>
    <property name="toolTipDuration">
     <number>-1</number>
    </property>
    <property name="layoutDirection">
     <enum>Qt::LeftToRight</enum>
    </property>
    <property name="styleSheet">
     <string notr="true">QPushButton {
	color: rgb(255, 196, 26);
	background-color: white;	
	margin-top: 3px;
	margin-left: 8px;
	border-radius: 5px;
}

QPushButton:pressed {
	background-color: qlineargradient(x1:0, y1:0, x2:0, y2:1, stop: 0 #dadbde, stop: 1 #f6f7fa);
}
</string>
    </property>
    <property name="text">
     <string>+</string>
    </property>
   </widget>
  </widget>
 </widget>
 <resources/>
 <connections/>
</ui>
